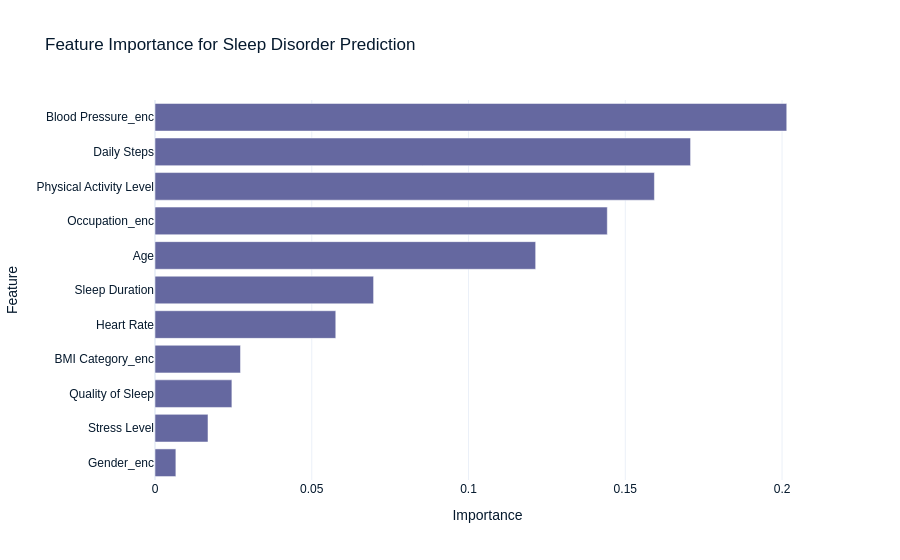

Notebook code cell kept with this figure:
### Code cell
import plotly.graph_objects as go

# Get feature importances
importances = rf.feature_importances_
feature_names = features

# Sort features by importance
indices = importances.argsort()[::-1]
sorted_features = [feature_names[i] for i in indices]
sorted_importances = importances[indices]

# Plot feature importances
fig = go.Figure(go.Bar(x=sorted_importances, y=sorted_features, orientation='h'))
fig.update_layout(title='Feature Importance for Sleep Disorder Prediction',
                  xaxis_title='Importance', yaxis_title='Feature', yaxis=dict(autorange='reversed'))
fig.show()

### Figure 1 — Plotly figure (JSON) as saved in the notebook; plotly's stock layout.template omitted (floating-point values rounded to 4 significant figures)
{"data": [{"orientation": "h", "x": [0.2015, 0.1708, 0.1593, 0.1443, 0.1214, 0.06972, 0.05766, 0.02727, 0.02452, 0.0169, 0.006657], "y": ["Blood Pressure_enc", "Daily Steps", "Physical Activity Level", "Occupation_enc", "Age", "Sleep Duration", "Heart Rate", "BMI Category_enc", "Quality of Sleep", "Stress Level", "Gender_enc"], "type": "bar"}], "layout": {"yaxis": {"title": {"text": "Feature"}, "autorange": "reversed"}, "title": {"text": "Feature Importance for Sleep Disorder Prediction"}, "xaxis": {"title": {"text": "Importance"}}}}
